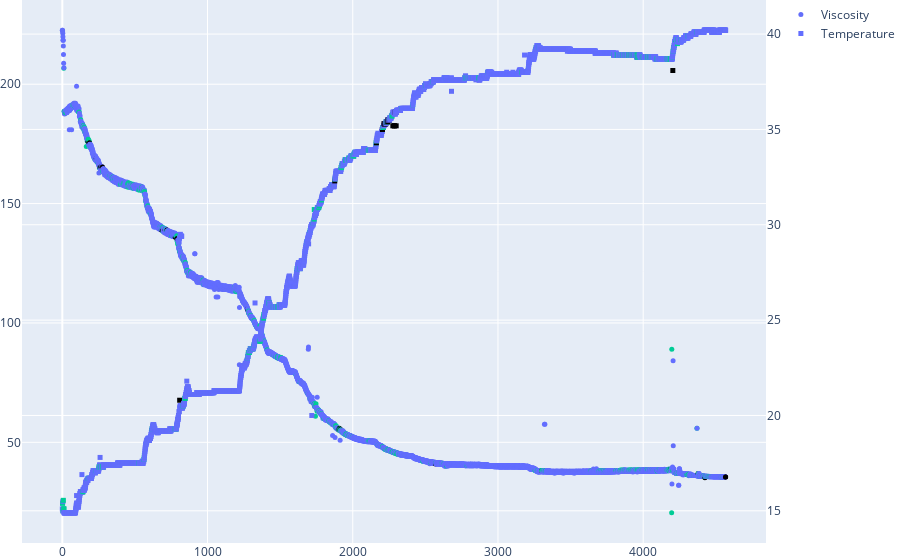

Notebook source saved alongside this figure:
### Code cell
colors_dict = {
    'OK': '#636efa',
    'OK_inner':'#636eff' ,
    'image_sweep_check': '#00cc96',
    'combine_check':'#000000'
}
# '#EF553B' - red
fig = go.Figure()
fig.add_traces([
    go.Scatter(
        x=dfs['time'],
        y=dfs['Viscosity'],
        name='Viscosity',
        mode='markers',
        marker=dict(size=5,
                    color=dfs['Viscosity_verbose'].replace(colors_dict))),
    go.Scatter(
        x=dfs['time'],
        y=dfs['Temperature'],
        name='Temperature',
        yaxis='y2',
        mode='markers',
        marker=dict(size=5,
                    symbol='square',
                    color=dfs['Temperature_verbose'].replace(colors_dict)),
    ),
])

fig.update_layout(
    hovermode="x unified",
    margin=dict(l=0, r=0, b=0, t=0, pad=0),
    yaxis2=dict(overlaying='y', side='right'),
)
fig.show()

### Figure 1 — Plotly figure (JSON) as saved in the notebook; plotly's stock layout.template omitted (floating-point values rounded to 4 significant figures; data arrays with more than 128 entries replaced by an {"elided": "..."} marker saying what was removed)
{"data": [{"marker": {"color": {"elided": "4532 str values"}, "size": 5}, "mode": "markers", "name": "Viscosity", "type": "scatter", "x": {"elided": "4532 int values"}, "y": {"elided": "4532 float values"}}, {"marker": {"color": {"elided": "4532 str values"}, "size": 5, "symbol": "square"}, "mode": "markers", "name": "Temperature", "type": "scatter", "x": {"elided": "4532 int values"}, "y": {"elided": "4532 float values"}, "yaxis": "y2"}], "layout": {"hovermode": "x unified", "margin": {"b": 0, "l": 0, "pad": 0, "r": 0, "t": 0}, "yaxis2": {"overlaying": "y", "side": "right"}}}
